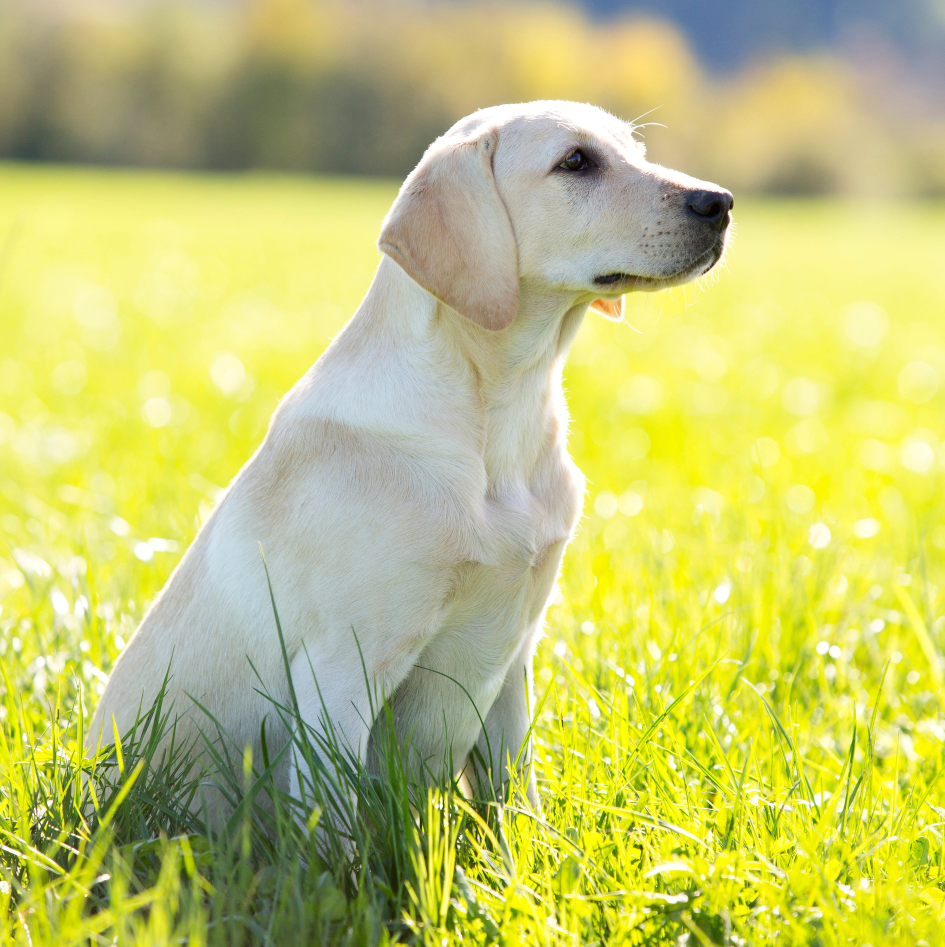
#> input picture Deep Learning/labrador-retriever.jpg, 3780 x 3787 px (shown at 1/4 size)
$ jupyter execute image_processing.ipynb
#> lines starting #> are read from the running program, lines starting #| are printed output that depends on the picture
[cell 1]
import matplotlib.image as mpimg
import matplotlib.pyplot as plt

[cell 2]
img = mpimg.imread('labrador-retriever.jpg')
#> img is the input picture: shape (3787, 3780, 3); mean R, G, B 195.6, 197.9, 113.9

[cell 3]
type(img)

[cell 4]
img.shape
#> Out = (3787, 3780, 3)

[cell 5]
img

[cell 6]
img_plot = plt.imshow(img)

# Resizing the image using PILLOW library

[cell 7]
from PIL import Image

[cell 8]
img = Image.open('labrador-retriever.jpg')
img_resized = img.resize((200,200))
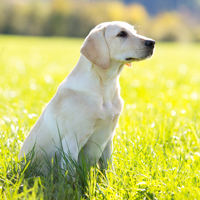
#> img_resized: PIL image 200x200 RGB; mean R, G, B 195.6, 197.9, 113.9
img_resized

[cell 9]
img_resized.save('dog_image_resize.jpg')

[cell 10]
img_res = mpimg.imread('dog_image_resize.jpg')
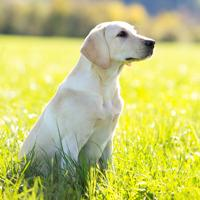
#> img_res: shape (200, 200, 3); mean R, G, B 195.5, 197.9, 114

[cell 11]
img_res_plot = plt.imshow(img_res)

[cell 12]
img_res.shape
#> Out = (200, 200, 3)

# Convert Color Image to Grey Scale Image using OpenCV

[cell 13]
import cv2

[cell 14]
img = cv2.imread('labrador-retriever.jpg')

[cell 15]
type(img)

[cell 16]
img.shape
#> Out = (3787, 3780, 3)

[cell 17]
greyscale_image = cv2.cvtColor(img, cv2.COLOR_RGB2GRAY)
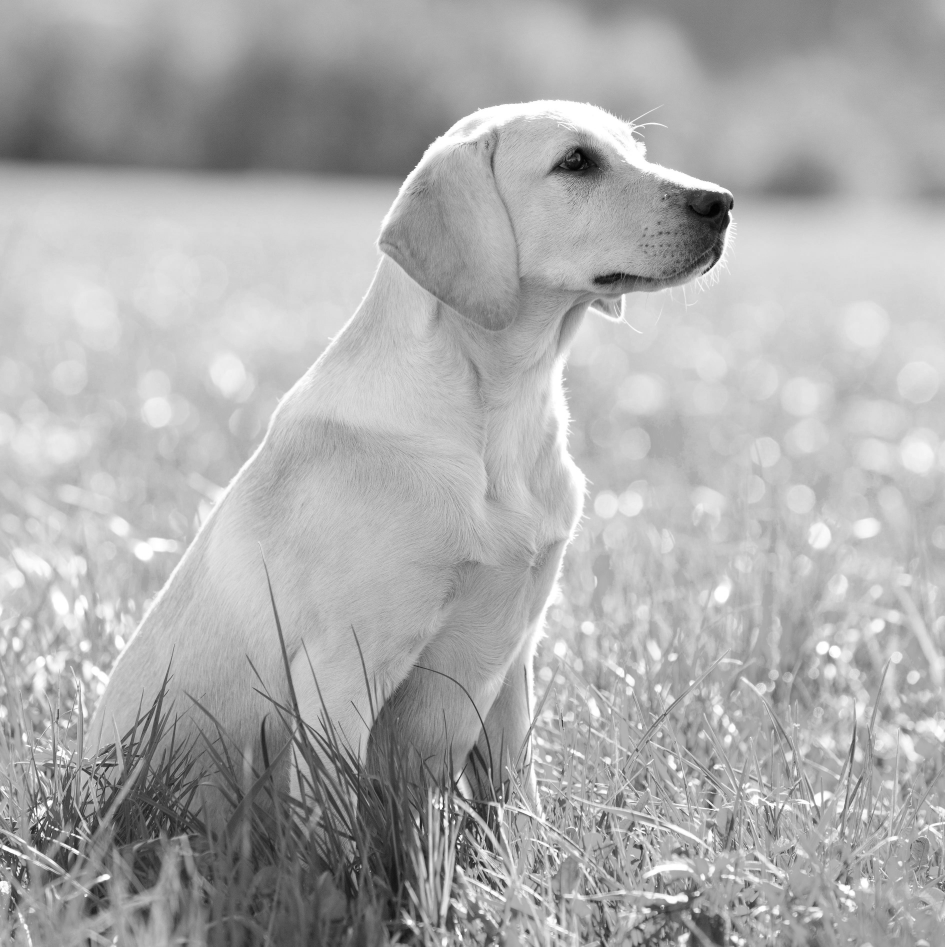
#> greyscale_image: shape (3787, 3780) (shown at 1/4 size); min 0, max 255, mean 172.5

[cell 18]
type(greyscale_image)

[cell 19]
greyscale_image.shape
#> Out = (3787, 3780)
